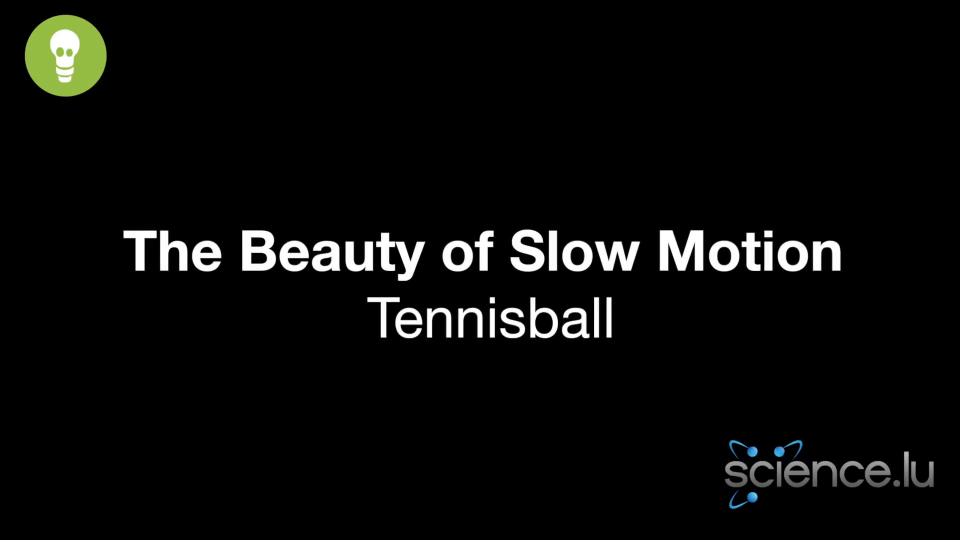
#> input picture frame 60 of case2/7.mp4, 1920 x 1080 px, given in place of 6.mp4, which was not available (shown at 1/2 size)
$ python video_process.py
#> lines starting #> are read from the running program, lines starting #| are printed output that depends on the picture; after the words box and inside, x2 and y2 are one past the last pixel; in counts of white or black regions, pixels touching at a corner belong together; pictures that were not available may be replaced by others from this repository, and a replacement may not be noted
import cv2 as cv
import numpy as np

cap = cv.VideoCapture("6.mp4")

# if not cap.isOpened():
#     print("Cannot open camera")
#     exit()
while True:
    # Capture frame-by-frame
    ret, img = cap.read()
#> img is the input picture: shape (1080, 1920, 3); mean B, G, R 9.5, 10.4, 10
    # if frame is read correctly ret is True
    if not ret:
        print("Can't receive frame (stream end?). Exiting ...")
        break

    # Your code
    # gaussian filter
    img = cv.GaussianBlur(img, (5,5), 0)

    # chuyen sang khong gian mau hsv
    hsv = cv.cvtColor(img, cv.COLOR_BGR2HSV)
#> hsv: shape (1080, 1920, 3); mean H, S, V 0.9, 2.5, 10.5
    h, s, v = cv.split(hsv)
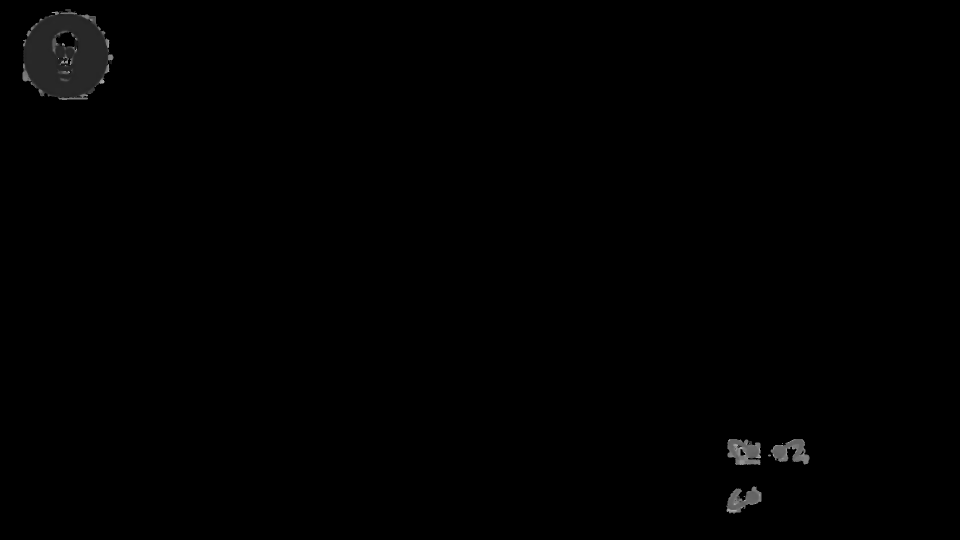
#> h: shape (1080, 1920) (shown at 1/2 size); min 0, max 177, mean 0.9
    # h1 = cv.threshold(h, 35, 255, cv.THRESH_BINARY)[1]
    # h2 = cv.threshold(h, 60, 255, cv.THRESH_BINARY_INV)[1]
    # h = cv.bitwise_and(h1, h2)

    # dung ham inRange de tach color
    low_h = 20
    high_h = 65
    low_s = 50
    high_s = 250
    low_v = 0
    high_v = 250

    mask = cv.inRange(hsv, (low_h, low_s, low_v), (high_h, high_s, high_v))
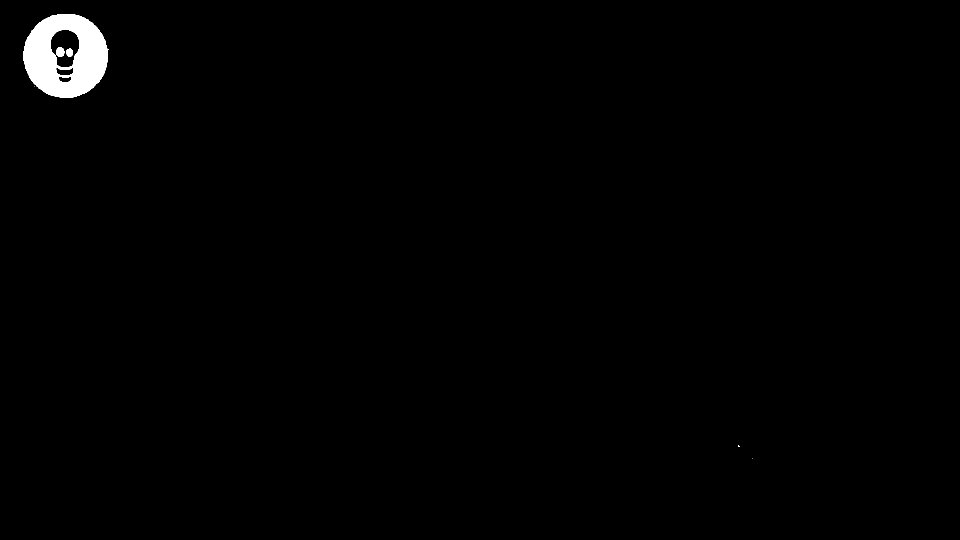
#> mask: shape (1080, 1920) (shown at 1/2 size); 0.91% white; 8 white regions (5 under 20 px), largest, box (x1, y1, x2, y2) and area: (47, 28, 216, 196) 18480, (112, 94, 129, 114) 263, (132, 97, 146, 113) 179

    # morphology
    kernel_ci = np.array([[0,0,1,0,0],
                        [0,1,1,1,0],
                        [1,1,1,1,1],
                        [0,1,1,1,0],
                        [0,0,1,0,0]], dtype = np.uint8)
    out = cv.morphologyEx(mask, cv.MORPH_OPEN, kernel_ci, iterations=1)
#> out: shape (1080, 1920); 0.91% white; 3 white regions, box (x1, y1, x2, y2) and area: (47, 28, 216, 196) 18446, (112, 94, 129, 114) 260, (132, 97, 146, 113) 177
    out = cv.morphologyEx(out, cv.MORPH_CLOSE, kernel_ci, iterations=3)
#> out: shape (1080, 1920); 0.94% white; 1 white region

    # find contours
    contours, hierachy = cv.findContours(out, cv.RETR_EXTERNAL, cv.CHAIN_APPROX_SIMPLE)
#> contours = 1 contour; box (x1, y1, x2, y2) and area: (47, 28, 216, 196) 22045

    # tim contour co bien dang hinh tron
    for c in contours:
        # tinh dien tich contour
        area = cv.contourArea(c)
        if area > 100:
            # tim duong tron co ban kinh min -> tinh dien tich hinh tron nay
            (x, y), radius = cv.minEnclosingCircle(c)
            center = (int(x), int(y))
            radius = int(radius)
            areaC = np.pi*(radius**2)
            # so sanh dien tich contour va dien tich hinh tron min -> dong khung
            if (1-area/areaC)<0.3:
                cv.circle(img, center, radius, (0,255,0), 2)
                print("bounding box (x,y,w,h)=", center[0] - radius, center[1] - radius, 2*radius, 2*radius)
#> this loop made 1 pass
#> (area, x, y, radius, center, areaC) on pass 1: (22045, 131, 111.1, 84, (131, 111), 22167.1)
#| bounding box (x,y,w,h)= 47 27 168 168
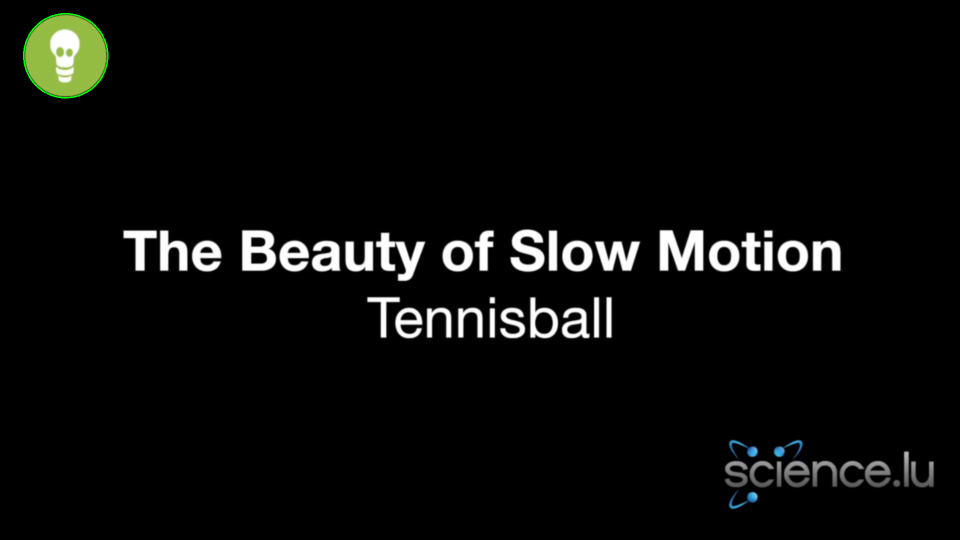
#> img: shape (1080, 1920, 3) (shown at 1/2 size); mean B, G, R 9.5, 10.6, 10

    # show hinh
    cv.imshow("mask", out)
    cv.imshow("result", img)
    # ...


    if cv.waitKey(1) == ord('q'):
#> (key q is pressed here)
        break
# When everything done, release the capture
cap.release()
cv.destroyAllWindows()
